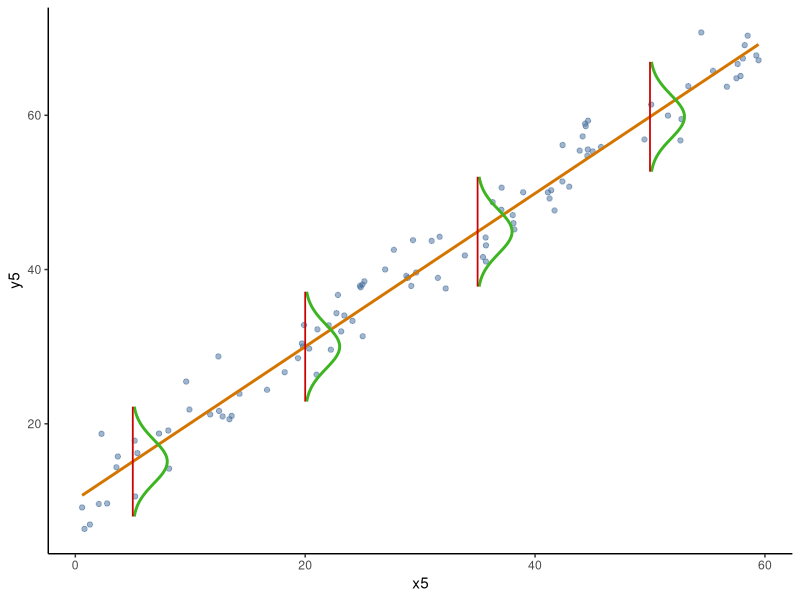

The R script that drew this image:
## ---- chunk 1
#| echo: false
#| warning: false

library(ggplot2)
  x5 <- runif(100, 0, 60)
  ey <- 10 + 1*x5 
  eps <- rnorm(100, 0, 3)
  y5 <- ey + eps
  df5 <- data.frame(x5, y5)
  lm_fit <- lm(y5 ~ x5, data = df5)
  
  k <- 2.5
  sigma <- sigma(lm_fit)
  ab <- coef(lm_fit); a <- ab[1]; b <- ab[2]
  
  x5 <- seq(-k*sigma, k*sigma, length.out = 50)
  y5 <- dnorm(x5, 0, sigma)/dnorm(0, 0, sigma) * 3
  
  x0 <- 5
  y0 <- a+b*x0
  path1 <- data.frame(x = y5 + x0, y = x5 + y0)
  segment1 <- data.frame(x = x0, y = y0 - k*sigma, xend = x0, yend = y0 + k*sigma)
  x0 <- 20
  y0 <- a+b*x0 
  path2 <- data.frame(x = y5 + x0, y = x5 + y0)
  segment2 <- data.frame(x = x0, y = y0 - k*sigma, xend = x0, yend = y0 + k*sigma)
  x0 <- 35
  y0 <- a+b*x0 
  path3 <- data.frame(x = y5 + x0, y = x5 + y0)
  segment3 <- data.frame(x = x0, y = y0 - k*sigma, xend = x0, yend = y0 + k*sigma)
  x0 <- 50
  y0 <- a+b*x0 
  path4 <- data.frame(x = y5 + x0, y = x5 + y0)
  segment4 <- data.frame(x = x0, y = y0 - k*sigma, xend = x0, yend = y0 + k*sigma)

   ggplot(df5, mapping = aes(x=x5, y=y5)) + 
    geom_point(color="#446E9B", alpha = 0.5) + 
    geom_smooth(method='lm', se=FALSE, color="#D47500", alpha = 0.5) + 
    geom_path(aes(x,y), data = path1, linewidth = 1, color = "#3CB521") + 
    geom_path(aes(x,y), data = path2, linewidth = 1, color = "#3CB521") + 
    geom_path(aes(x,y), data = path3, linewidth = 1, color = "#3CB521") +
    geom_path(aes(x,y), data = path4, linewidth = 1, color = "#3CB521") +
    geom_segment(aes(x=x,y=y,xend=xend,yend=yend), data = segment1, linewidth = 0.6, 
                 color = "#CD0200") +
    geom_segment(aes(x=x,y=y,xend=xend,yend=yend), data = segment2, linewidth = 0.6,
                 color = "#CD0200") +
    geom_segment(aes(x=x,y=y,xend=xend,yend=yend), data = segment3, linewidth = 0.6,
                 color = "#CD0200") +
    geom_segment(aes(x=x,y=y,xend=xend,yend=yend), data = segment4, linewidth = 0.6,
                 color = "#CD0200") +
    theme_classic()
 
## ---- chunk 2
#| echo: false
#| warning: false

library(pscl)

crabs<-read.table("Crabs.txt",header=T)
crabs$color<-factor(crabs$color)
crabs$spine<-factor(crabs$spine)

## ---- chunk 3
hurdmod<-hurdle(sat~color|color, data=crabs)
summary(hurdmod)
## ---- chunk 4
hurmodnb<-hurdle(sat~color|color, data=crabs, dist="negbin")
summary(hurmodnb)
